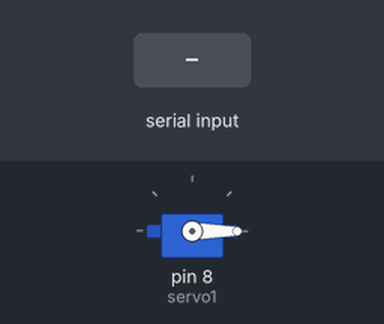
Bench run of a sketch on a simulated Arduino Uno, built with avr-gcc and run on an emulated ATmega328P. Shown: servo. The inputs (shaded band) are chosen by the test bench.

Above: at 1.2 s.
1.3 s: "90,45\n" received over Serial
At 1.7 s:
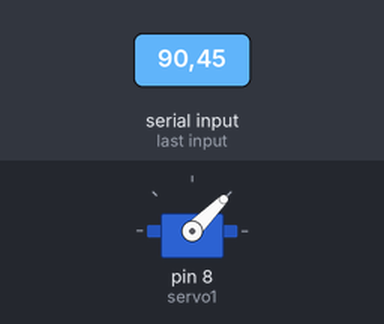
2.8 s: "30,150\n" received over Serial
At 4.0 s:
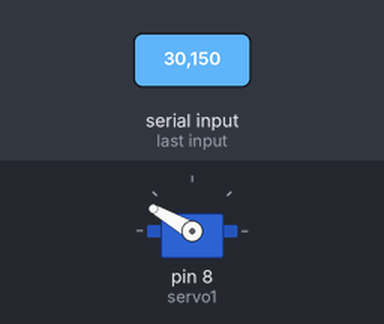
4.3 s: "200\n" received over Serial
At 5.1 s:
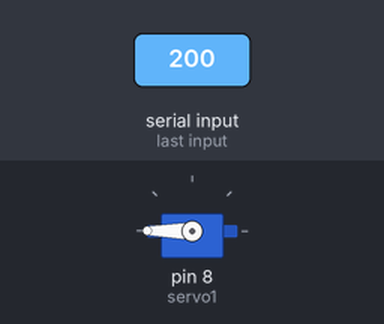
5.8 s: "90\n" received over Serial
At 6.2 s:
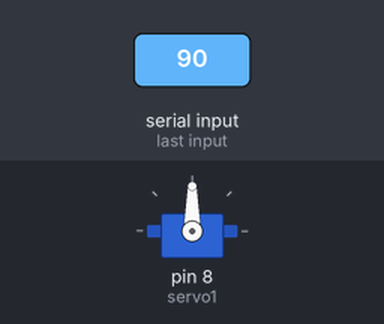
Timing chart, 0 to 8.3 s (numbered marks = the images above; inputs shaded):
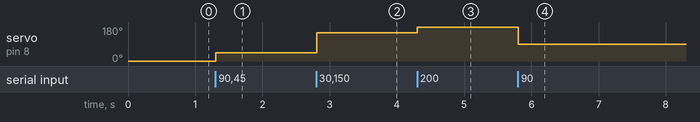

Measured:
- after the input at 1.3 s, servo on pin 8 (servo1): 0° → 45° at once
- after the input at 2.8 s, servo on pin 8 (servo1): 45° → 150° at once
- after the input at 4.3 s, servo on pin 8 (servo1): 150° → 180° at once
- after the input at 5.8 s, servo on pin 8 (servo1): 180° → 90° at once

The sketch:

10_Servo_Serial-02.ino
```cpp
#include<Servo.h>   //Servo related code library
int led = 13;
Servo servo1;
int val;

void setup() {
  Serial.begin(9600);
  servo1.attach(8);
  servo1.write(0);
}

void loop() {

}//End of loop

void serialEvent() {
  val = Serial.parseInt();
  if (val != 0) {
    servo1.write(val);
  }
}
```
